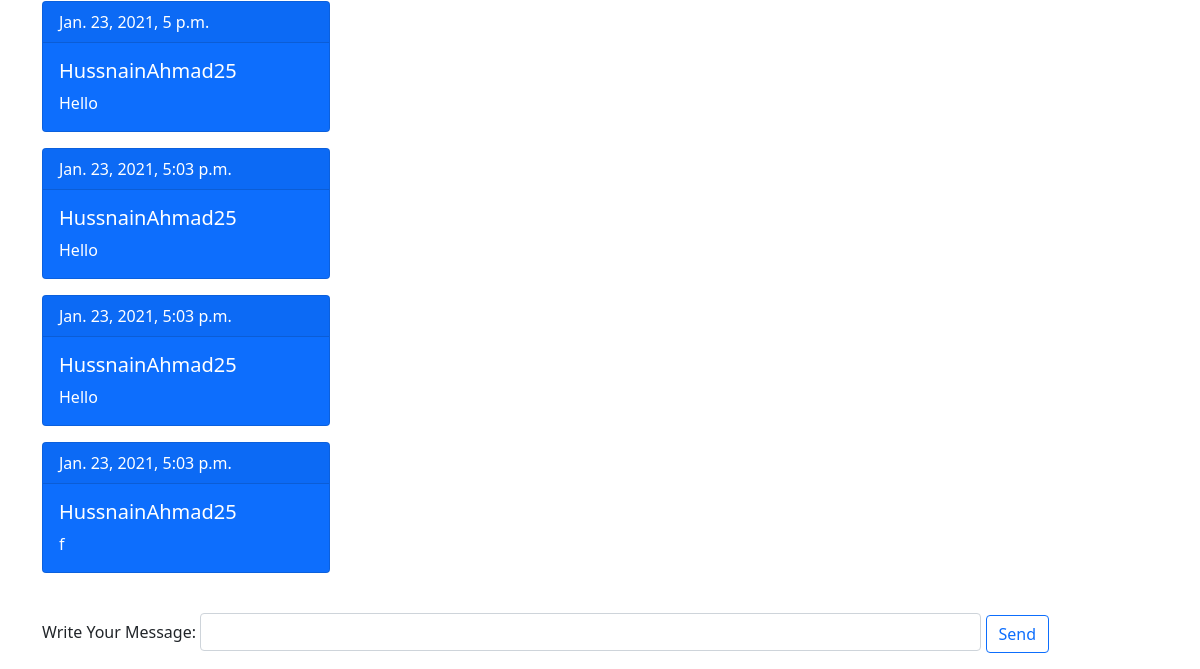
/messages/ (signed in, lower part), run on an earlier commit of the app's database.
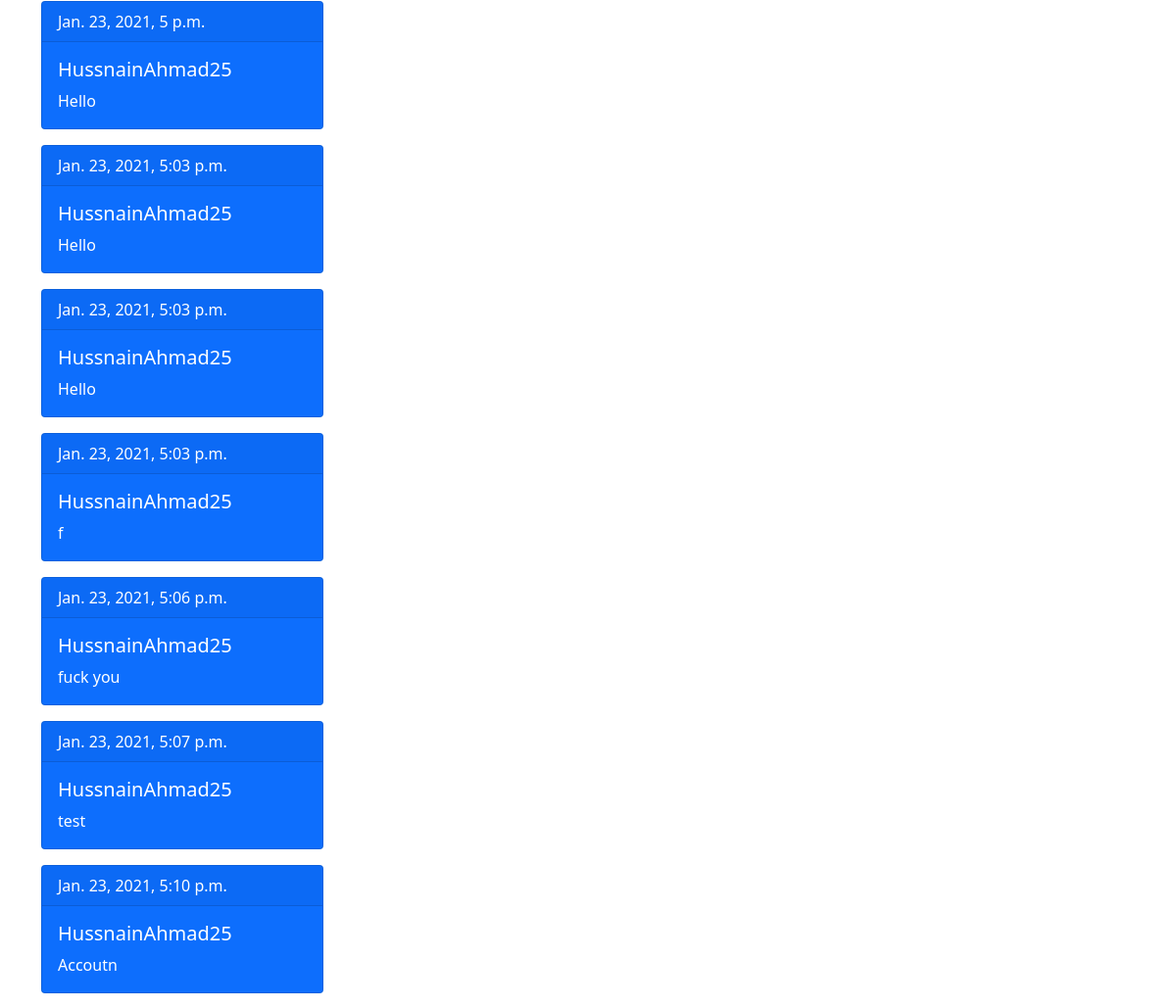
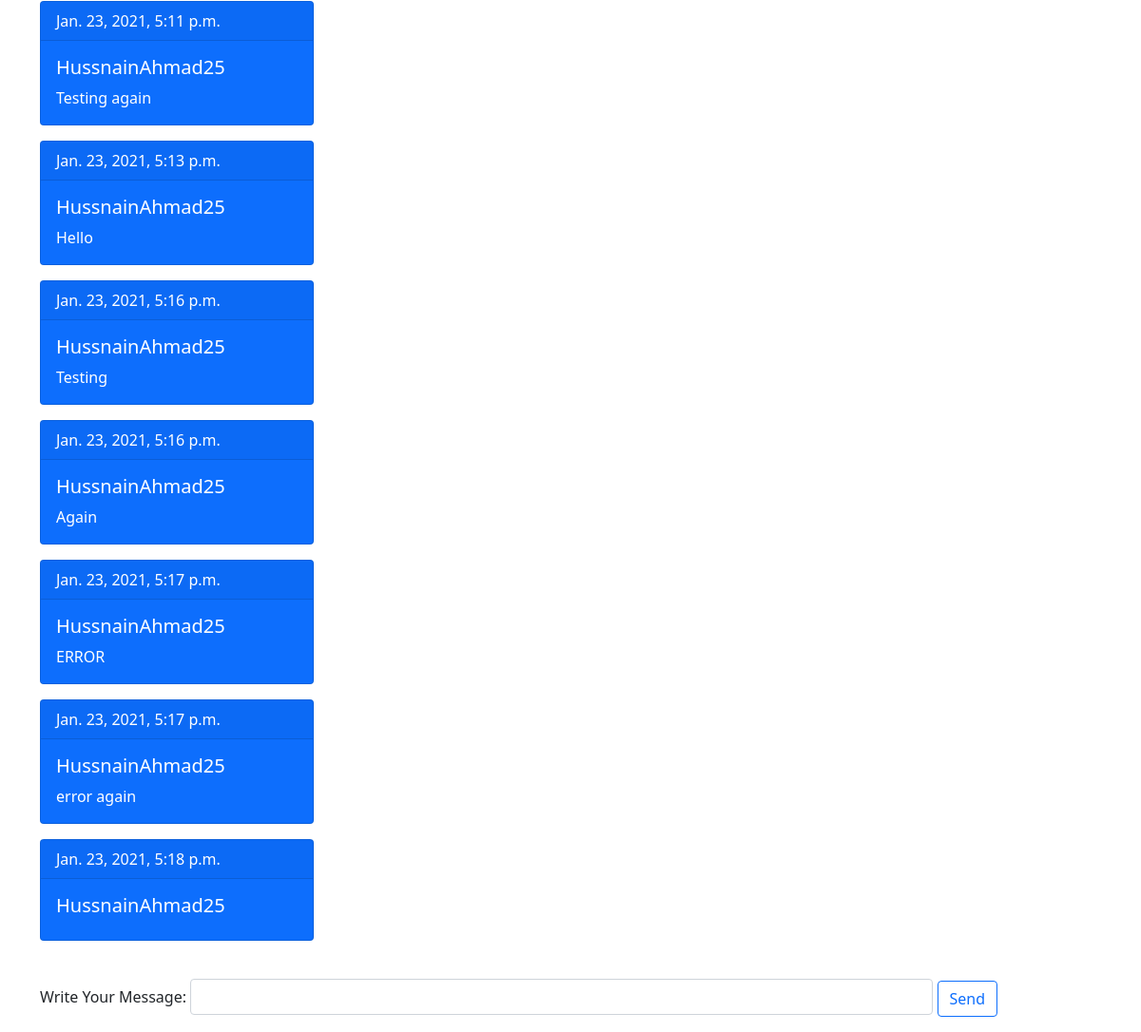
And on a later commit of the database (2 pictures, top to bottom).
### chat_module/models.py (models this page shows)
class message(models.Model):
	message_id = models.IntegerField(primary_key=True)
	user = models.CharField(max_length=50)
	message = models.CharField(max_length=500)
	timestamp = models.DateTimeField(auto_now_add=True)
	def __str__(self):
		return self.user

### chat_module/views.py (the view)
# urls.py: path("messages/", views.UserMessages, name="messages"),
def UserMessages(request):
	if request.method == "POST":
		userMessage = request.POST.get("message")
		user = request.POST.get("user")
		if len(userMessage) == 0:
			messages.error(request, "Please Enter Message Text.")
			return redirect("messages")
		else:
			addMessage = message(user=user, message=userMessage)
			addMessage.save()
			messages.success(request, "Your Message Has Been Added.")
			return redirect("messages")
	else:
		allMessages = message.objects.all()
		print(allMessages)
		context = {
		'userMessages': allMessages
		}
		return render(request, "messages.html", context)

### templates/messages.html (shortened to what this page needs)
{% extends "basic.html" %}
{% block body %}
{% if user.is_authenticated %}
<div class="my-3 container">
	{% for userMessage in userMessages %}
	<div class="card text-white bg-primary mb-3" style="max-width: 18rem;">
  <div class="card-header">{{ userMessage.timestamp }}</div>
  <div class="card-body">
    <h5 class="card-title">{{ userMessage.user }}</h5>
    <p class="card-text">{{ userMessage.message }}</p>
  </div>
</div>
	{% endfor %}
</div>
<section class="my-3 container" id="messageSection">
		<form action="" method="POST">
            <br>
            <label for="message" class="form-label">Write Your Message:</label>
            <input type="text" name="message" class="form-control" id="message">
            <input type="submit" class="btn btn-outline-primary" value="Send">
        </form>
</section>
{% else %}
<div class="my-4 container">
	<h1>You are not logged in. You have to log in to your account in order to show and send messages.</h1>
</div>
{% endif %}
{% endblock %}

### templates/basic.html (shortened to what this page needs)
<!DOCTYPE html>
<html lang="en">
  <head>
    <link
      href="https://cdn.jsdelivr.net/npm/bootstrap@5.0.0-beta1/dist/css/bootstrap.min.css"
      rel="stylesheet"
    />
  </head>
  <body>
  {% block body %}
  {% endblock %}
  </body>
</html>

What changed in the data, as far as the page shows it:
added message: timestamp "Jan. 23, 2021, 5:06 p.m.", user "HussnainAhmad25", message "fuck you"
added message: timestamp "Jan. 23, 2021, 5:07 p.m.", user "HussnainAhmad25", message "test"
added message: timestamp "Jan. 23, 2021, 5:10 p.m.", user "HussnainAhmad25", message "Accoutn"
added message: timestamp "Jan. 23, 2021, 5:11 p.m.", user "HussnainAhmad25", message "Testing again"
added message: timestamp "Jan. 23, 2021, 5:13 p.m.", user "HussnainAhmad25", message "Hello"
added message: timestamp "Jan. 23, 2021, 5:16 p.m.", user "HussnainAhmad25", message "Testing"
added message: timestamp "Jan. 23, 2021, 5:16 p.m.", user "HussnainAhmad25", message "Again"
added message: timestamp "Jan. 23, 2021, 5:17 p.m.", user "HussnainAhmad25", message "ERROR"
added message: timestamp "Jan. 23, 2021, 5:17 p.m.", user "HussnainAhmad25", message "error again"
added message: timestamp "Jan. 23, 2021, 5:18 p.m.", user "HussnainAhmad25"
